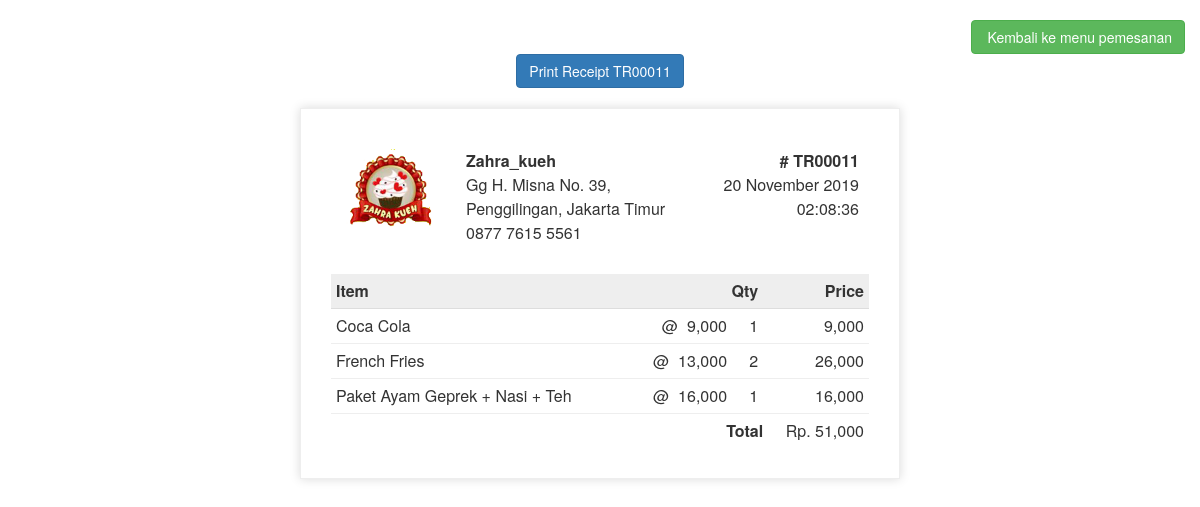
Page /struk.php?id=TR00011 on the committed database.
### tables this page shows
CREATE TABLE `tbl_transaksi` (
  `id_transaksi` varchar(11) NOT NULL,
  `status` varchar(30) NOT NULL,
  `total` int(11) NOT NULL,
  `tanggal_transaksi` timestamp NOT NULL DEFAULT CURRENT_TIMESTAMP
);

CREATE TABLE `tbl_pesanan` (
  `id_pesanan` int(10) NOT NULL,
  `id_transaksi` varchar(10) NOT NULL,
  `id_menu` varchar(10) NOT NULL,
  `qty` int(10) NOT NULL,
  `total` int(10) NOT NULL
);

CREATE TABLE `tbl_menu` (
  `id_menu` varchar(5) NOT NULL,
  `nama_menu` varchar(30) NOT NULL,
  `harga_menu` int(11) NOT NULL,
  `foto_menu` varchar(20) NOT NULL
);

### struk.php (the view, shortened to what this page needs)
<?php
include 'koneksi.php';
$struk=mysqli_query($conn,"SELECT * from tbl_transaksi where id_transaksi = '".$_GET['id']."'");
$tr=mysqli_fetch_array($struk);
?>
<html>
<head>
    <link rel="stylesheet" type="text/css" href="asset/css/bootstrap.min.css">
    <link rel="stylesheet" type="text/css" href="asset/css/plugins/font-awesome.min.css"/>
</head>
<body>
<br>
<div class="col-lg-12">
<span class="pull-right"><a href="pesan.php" class="no-print btn btn-success"><i class="fa fa-exit"></i> Kembali ke menu pemesanan</a></span>
</div>
<br>
<center>
<input type="button" class="no-print btn btn-primary" value="Print Receipt <?php echo $_GET['id']; ?>" onclick="printPage('<?php echo $_GET['id']; ?>');">
</center>
<br>
    <div class="invoice-box" id="<?php echo $_GET['id']; ?>">
        <table cellpadding="0" cellspacing="0" onload="javascript:window.print()">
            <tr class="top">
                <td colspan="3">
                    <table class="none">
                        <tr>
                        	<td class="title float-right">
                            	<img src="img/logo.png" style="width:100px; max-width:300px;">
                            </td>
                            <td>
                                <b>Zahra_kueh</b><br>
                                Gg H. Misna No. 39,<br> Penggilingan, Jakarta Timur<br>
                                0877 7615 5561
                            </td>
                            <td>
                                <b># <?php echo $_GET['id']; ?></b><br>
                                <?php
                                $tgl=$tr['tanggal_transaksi'];
                                $tgl = new DateTime($tgl);
                                echo date_format($tgl, "d F Y").'<br>'.date_format($tgl, "H:i:s"); ?>
                            </td>
                        </tr>
                    </table>
                </td>
            </tr>
            <tr class="heading">
                <td>
                    Item
                </td>
                <td>Qty</td>
                <td>
                    Price
                </td>
            </tr>
            <?php $item=mysqli_query($conn,"SELECT * from tbl_pesanan where id_transaksi = '".$_GET['id']."'");
            	while ($row=mysqli_fetch_array($item)) {
            		$id_m=$row['id_menu'];
            		$qty=$row['qty'];
            		$price=$row['total'];
            		$menu=mysqli_query($conn,"SELECT * from tbl_menu where id_menu = '".$id_m."'");
            		$j=mysqli_fetch_array($menu);
            		$name=$j['nama_menu'];
            		$captain=$j['harga_menu'];
             ?>
            <tr class="item">
                <td>
                    <?php echo $name; ?>
                </td>
                <td>@&nbsp;&nbsp;<?php echo number_format($captain); ?>&nbsp;&nbsp;&nbsp;&nbsp;&nbsp;<?php echo $qty; ?></td>
                <td>
                    <?php echo number_format($price); ?>
                </td>
            </tr>
            <?php } ?>
            <tr>
            	<th colspan="2">
            		<span class="pull-right">Total</span>
            	</th>
            	<td>
            		<span class="pull-right">Rp. <?php echo number_format($tr['total']); ?></span>
            	</td>
            </tr>
        </table>
    </div>
    <br>
    <br>
</body>
</html>

### struk.php (style rules this page uses)
* { font-family: 'Helvetica Neue', 'Helvetica', Helvetica, Arial, sans-serif; }
.invoice-box { max-width: 600px; margin: auto; padding: 30px; border: 1px solid #eee; box-shadow: 0 0 10px rgba(0, 0, 0, .15); font-size: 16px; line-height: 24px; font-family: 'Helvetica Neue', 'Helvetica', Helvetica, Arial, sans-serif; color: #555; }
.invoice-box table { width: 100%; line-height: inherit; text-align: left; }
.invoice-box table td { padding: 5px; vertical-align: top; }
.invoice-box table tr td:nth-child(2) { text-align: right; }
.invoice-box table tr td:nth-child(3) { text-align: right; }
.invoice-box table .none tr td:nth-child(2) { text-align: left; }
.invoice-box table tr.top table td { padding-bottom: 20px; }
.invoice-box table tr.top table td.title { font-size: 45px; line-height: 45px; color: #333; }
.invoice-box table tr.heading td { background: #eee; border-bottom: 1px solid #ddd; font-weight: bold; }
.invoice-box table tr.item td { border-bottom: 1px solid #eee; }

### rows in the picture
tbl_transaksi: tanggal_transaksi "20 November 2019", tanggal_transaksi "02:08:36", total "51,000"
tbl_pesanan: id_menu.nama_menu "Coca Cola", id_menu.harga_menu "9,000", qty "1", total "9,000"
tbl_pesanan: id_menu.nama_menu "French Fries", id_menu.harga_menu "13,000", qty "2", total "26,000"
tbl_pesanan: id_menu.nama_menu "Paket Ayam Geprek + Nasi + Teh", id_menu.harga_menu "16,000", qty "1", total "16,000"

### other values in the picture
$_GET['id'] "TR00011"
